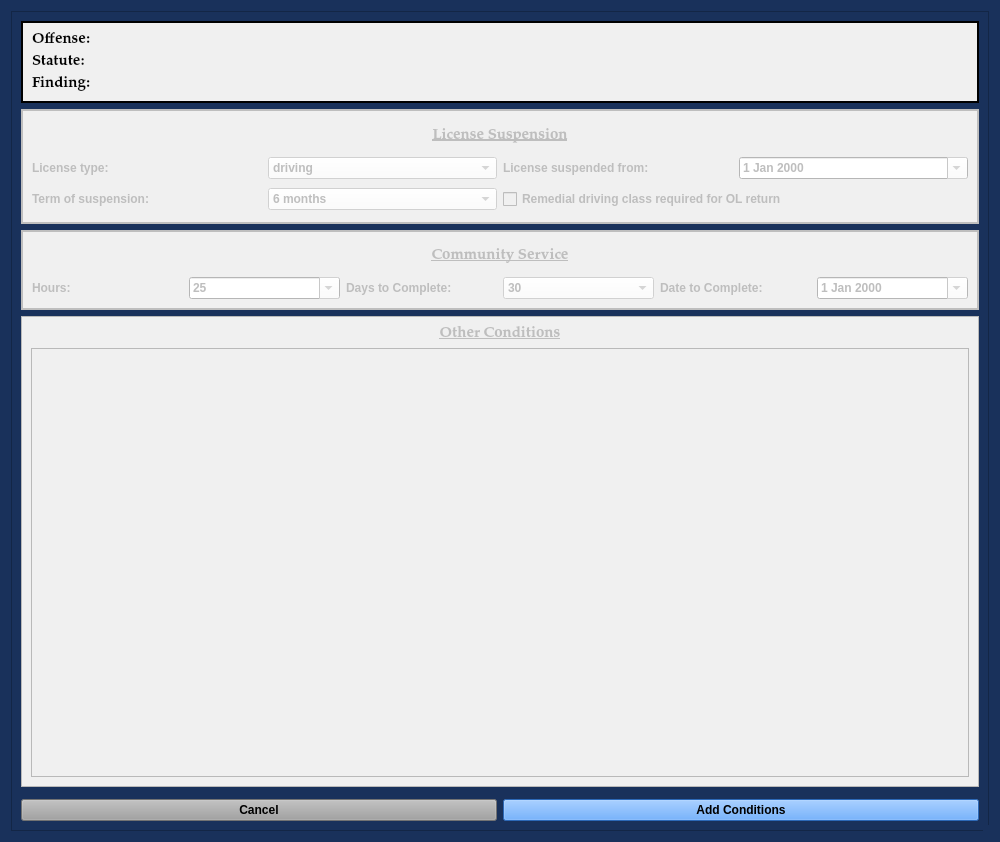
<?xml version="1.0" encoding="UTF-8"?>
<ui version="4.0">
 <class>AddConditionsDialog</class>
 <widget class="QDialog" name="AddConditionsDialog">
  <property name="windowModality">
   <enum>Qt::NonModal</enum>
  </property>
  <property name="enabled">
   <bool>true</bool>
  </property>
  <property name="geometry">
   <rect>
    <x>0</x>
    <y>0</y>
    <width>1000</width>
    <height>842</height>
   </rect>
  </property>
  <property name="sizePolicy">
   <sizepolicy hsizetype="Fixed" vsizetype="Preferred">
    <horstretch>0</horstretch>
    <verstretch>0</verstretch>
   </sizepolicy>
  </property>
  <property name="minimumSize">
   <size>
    <width>0</width>
    <height>0</height>
   </size>
  </property>
  <property name="maximumSize">
   <size>
    <width>2500</width>
    <height>3500</height>
   </size>
  </property>
  <property name="palette">
   <palette>
    <active>
     <colorrole role="Button">
      <brush brushstyle="SolidPattern">
       <color alpha="255">
        <red>25</red>
        <green>49</green>
        <blue>91</blue>
       </color>
      </brush>
     </colorrole>
     <colorrole role="Base">
      <brush brushstyle="SolidPattern">
       <color alpha="255">
        <red>25</red>
        <green>49</green>
        <blue>91</blue>
       </color>
      </brush>
     </colorrole>
     <colorrole role="Window">
      <brush brushstyle="SolidPattern">
       <color alpha="255">
        <red>25</red>
        <green>49</green>
        <blue>91</blue>
       </color>
      </brush>
     </colorrole>
    </active>
    <inactive>
     <colorrole role="Button">
      <brush brushstyle="SolidPattern">
       <color alpha="255">
        <red>25</red>
        <green>49</green>
        <blue>91</blue>
       </color>
      </brush>
     </colorrole>
     <colorrole role="Base">
      <brush brushstyle="SolidPattern">
       <color alpha="255">
        <red>25</red>
        <green>49</green>
        <blue>91</blue>
       </color>
      </brush>
     </colorrole>
     <colorrole role="Window">
      <brush brushstyle="SolidPattern">
       <color alpha="255">
        <red>25</red>
        <green>49</green>
        <blue>91</blue>
       </color>
      </brush>
     </colorrole>
    </inactive>
    <disabled>
     <colorrole role="Button">
      <brush brushstyle="SolidPattern">
       <color alpha="255">
        <red>25</red>
        <green>49</green>
        <blue>91</blue>
       </color>
      </brush>
     </colorrole>
     <colorrole role="Base">
      <brush brushstyle="SolidPattern">
       <color alpha="255">
        <red>25</red>
        <green>49</green>
        <blue>91</blue>
       </color>
      </brush>
     </colorrole>
     <colorrole role="Window">
      <brush brushstyle="SolidPattern">
       <color alpha="255">
        <red>25</red>
        <green>49</green>
        <blue>91</blue>
       </color>
      </brush>
     </colorrole>
    </disabled>
   </palette>
  </property>
  <property name="font">
   <font>
    <family>Palatino Linotype</family>
    <pointsize>11</pointsize>
    <weight>75</weight>
    <italic>false</italic>
    <bold>true</bold>
   </font>
  </property>
  <property name="windowTitle">
   <string>Additional Conditions</string>
  </property>
  <property name="toolTip">
   <string/>
  </property>
  <property name="styleSheet">
   <string notr="true">background-color: rgb(25, 49, 91);
font: 75 11pt &quot;Palatino Linotype&quot;;
font-weight: bold;</string>
  </property>
  <property name="sizeGripEnabled">
   <bool>true</bool>
  </property>
  <property name="modal">
   <bool>true</bool>
  </property>
  <layout class="QGridLayout" name="gridLayout_7">
   <item row="0" column="0">
    <widget class="QScrollArea" name="scrollArea">
     <property name="widgetResizable">
      <bool>true</bool>
     </property>
     <widget class="QWidget" name="scrollAreaWidgetContents">
      <property name="geometry">
       <rect>
        <x>0</x>
        <y>0</y>
        <width>978</width>
        <height>820</height>
       </rect>
      </property>
      <layout class="QGridLayout" name="gridLayout_5">
       <item row="1" column="0" colspan="2">
        <widget class="QFrame" name="license_suspension_frame">
         <property name="enabled">
          <bool>false</bool>
         </property>
         <property name="minimumSize">
          <size>
           <width>0</width>
           <height>115</height>
          </size>
         </property>
         <property name="styleSheet">
          <string notr="true">background-color: rgb(240, 240, 240);</string>
         </property>
         <property name="frameShape">
          <enum>QFrame::Box</enum>
         </property>
         <property name="frameShadow">
          <enum>QFrame::Plain</enum>
         </property>
         <property name="lineWidth">
          <number>2</number>
         </property>
         <layout class="QGridLayout" name="gridLayout_2" rowstretch="0,0,0">
          <property name="sizeConstraint">
           <enum>QLayout::SetDefaultConstraint</enum>
          </property>
          <item row="0" column="0" colspan="4">
           <widget class="QLabel" name="label_24">
            <property name="sizePolicy">
             <sizepolicy hsizetype="Preferred" vsizetype="Minimum">
              <horstretch>0</horstretch>
              <verstretch>0</verstretch>
             </sizepolicy>
            </property>
            <property name="maximumSize">
             <size>
              <width>16777215</width>
              <height>25</height>
             </size>
            </property>
            <property name="font">
             <font>
              <family>Palatino Linotype</family>
              <pointsize>11</pointsize>
              <weight>75</weight>
              <italic>false</italic>
              <bold>true</bold>
              <underline>true</underline>
             </font>
            </property>
            <property name="text">
             <string>License Suspension</string>
            </property>
            <property name="alignment">
             <set>Qt::AlignCenter</set>
            </property>
           </widget>
          </item>
          <item row="1" column="0">
           <widget class="QLabel" name="label_9">
            <property name="text">
             <string>License type:</string>
            </property>
           </widget>
          </item>
          <item row="1" column="1">
           <widget class="QComboBox" name="license_type_box">
            <property name="styleSheet">
             <string notr="true">background-color: rgb(255, 255, 255);</string>
            </property>
            <item>
             <property name="text">
              <string>driving</string>
             </property>
            </item>
            <item>
             <property name="text">
              <string>hunting</string>
             </property>
            </item>
            <item>
             <property name="text">
              <string>concealed carry</string>
             </property>
            </item>
           </widget>
          </item>
          <item row="1" column="2">
           <widget class="QLabel" name="label_18">
            <property name="text">
             <string>License suspended from:</string>
            </property>
           </widget>
          </item>
          <item row="1" column="3">
           <widget class="QDateEdit" name="license_suspension_date_box">
            <property name="styleSheet">
             <string notr="true">background-color: rgb(255, 255, 255);</string>
            </property>
            <property name="calendarPopup">
             <bool>true</bool>
            </property>
           </widget>
          </item>
          <item row="2" column="0">
           <widget class="QLabel" name="label_21">
            <property name="text">
             <string>Term of suspension:</string>
            </property>
           </widget>
          </item>
          <item row="2" column="1">
           <widget class="QComboBox" name="term_of_suspension_box">
            <property name="styleSheet">
             <string notr="true">background-color: rgb(255, 255, 255);</string>
            </property>
            <item>
             <property name="text">
              <string>6 months</string>
             </property>
            </item>
            <item>
             <property name="text">
              <string>12 months</string>
             </property>
            </item>
            <item>
             <property name="text">
              <string>18 months</string>
             </property>
            </item>
            <item>
             <property name="text">
              <string>24 months</string>
             </property>
            </item>
           </widget>
          </item>
          <item row="2" column="2" colspan="2">
           <widget class="QCheckBox" name="remedial_driving_class_checkBox">
            <property name="text">
             <string>Remedial driving class required for OL return</string>
            </property>
           </widget>
          </item>
         </layout>
        </widget>
       </item>
       <item row="2" column="0" colspan="2">
        <widget class="QFrame" name="community_service_frame">
         <property name="enabled">
          <bool>false</bool>
         </property>
         <property name="minimumSize">
          <size>
           <width>0</width>
           <height>80</height>
          </size>
         </property>
         <property name="maximumSize">
          <size>
           <width>16777215</width>
           <height>300</height>
          </size>
         </property>
         <property name="styleSheet">
          <string notr="true">background-color: rgb(240, 240, 240);</string>
         </property>
         <property name="frameShape">
          <enum>QFrame::Box</enum>
         </property>
         <property name="frameShadow">
          <enum>QFrame::Plain</enum>
         </property>
         <property name="lineWidth">
          <number>2</number>
         </property>
         <layout class="QGridLayout" name="gridLayout">
          <property name="sizeConstraint">
           <enum>QLayout::SetDefaultConstraint</enum>
          </property>
          <item row="0" column="0" colspan="6">
           <widget class="QLabel" name="label_26">
            <property name="font">
             <font>
              <family>Palatino Linotype</family>
              <pointsize>11</pointsize>
              <weight>75</weight>
              <italic>false</italic>
              <bold>true</bold>
              <underline>true</underline>
             </font>
            </property>
            <property name="text">
             <string>Community Service</string>
            </property>
            <property name="alignment">
             <set>Qt::AlignCenter</set>
            </property>
           </widget>
          </item>
          <item row="1" column="2">
           <widget class="QLabel" name="label">
            <property name="text">
             <string>Days to Complete:</string>
            </property>
           </widget>
          </item>
          <item row="1" column="3">
           <widget class="QComboBox" name="community_service_days_to_complete_box">
            <property name="styleSheet">
             <string notr="true">background-color: rgb(255, 255, 255);</string>
            </property>
            <item>
             <property name="text">
              <string>30</string>
             </property>
            </item>
            <item>
             <property name="text">
              <string>60</string>
             </property>
            </item>
            <item>
             <property name="text">
              <string>90</string>
             </property>
            </item>
            <item>
             <property name="text">
              <string>120</string>
             </property>
            </item>
            <item>
             <property name="text">
              <string>150</string>
             </property>
            </item>
            <item>
             <property name="text">
              <string>180</string>
             </property>
            </item>
           </widget>
          </item>
          <item row="1" column="4">
           <widget class="QLabel" name="label_22">
            <property name="text">
             <string>Date to Complete:</string>
            </property>
           </widget>
          </item>
          <item row="1" column="5">
           <widget class="QDateEdit" name="community_service_date_to_complete_box">
            <property name="styleSheet">
             <string notr="true">background-color: rgb(255, 255, 255);</string>
            </property>
            <property name="calendarPopup">
             <bool>true</bool>
            </property>
           </widget>
          </item>
          <item row="1" column="0">
           <widget class="QLabel" name="label_15">
            <property name="text">
             <string>Hours:</string>
            </property>
           </widget>
          </item>
          <item row="1" column="1">
           <widget class="QComboBox" name="community_service_hours_ordered_box">
            <property name="styleSheet">
             <string notr="true">background-color: rgb(255, 255, 255);
</string>
            </property>
            <property name="editable">
             <bool>true</bool>
            </property>
            <item>
             <property name="text">
              <string>25</string>
             </property>
            </item>
            <item>
             <property name="text">
              <string>50</string>
             </property>
            </item>
            <item>
             <property name="text">
              <string>100</string>
             </property>
            </item>
            <item>
             <property name="text">
              <string>200</string>
             </property>
            </item>
            <item>
             <property name="text">
              <string>500</string>
             </property>
            </item>
           </widget>
          </item>
         </layout>
        </widget>
       </item>
       <item row="4" column="0" colspan="2">
        <widget class="QFrame" name="filler_frame">
         <property name="frameShape">
          <enum>QFrame::StyledPanel</enum>
         </property>
         <property name="frameShadow">
          <enum>QFrame::Raised</enum>
         </property>
        </widget>
       </item>
       <item row="5" column="0">
        <widget class="QPushButton" name="cancel_Button">
         <property name="focusPolicy">
          <enum>Qt::NoFocus</enum>
         </property>
         <property name="styleSheet">
          <string notr="true">background-color: rgb(160, 160, 160);</string>
         </property>
         <property name="text">
          <string>Cancel</string>
         </property>
        </widget>
       </item>
       <item row="5" column="1">
        <widget class="QPushButton" name="add_conditions_Button">
         <property name="styleSheet">
          <string notr="true">background-color: rgb(62, 146, 255)</string>
         </property>
         <property name="text">
          <string>Add Conditions</string>
         </property>
         <property name="autoDefault">
          <bool>false</bool>
         </property>
        </widget>
       </item>
       <item row="0" column="0" colspan="2">
        <widget class="QFrame" name="case_banner_frame">
         <property name="maximumSize">
          <size>
           <width>16777215</width>
           <height>110</height>
          </size>
         </property>
         <property name="font">
          <font>
           <family>Palatino Linotype</family>
           <pointsize>11</pointsize>
           <weight>75</weight>
           <italic>false</italic>
           <bold>true</bold>
          </font>
         </property>
         <property name="styleSheet">
          <string notr="true">background-color: rgb(240, 240, 240);</string>
         </property>
         <property name="frameShape">
          <enum>QFrame::Box</enum>
         </property>
         <property name="frameShadow">
          <enum>QFrame::Plain</enum>
         </property>
         <property name="lineWidth">
          <number>2</number>
         </property>
         <layout class="QGridLayout" name="gridLayout_4">
          <item row="0" column="0">
           <layout class="QGridLayout" name="charges_gridLayout">
            <item row="0" column="0">
             <widget class="QLabel" name="offense_label_1">
              <property name="font">
               <font>
                <family>Palatino Linotype</family>
                <pointsize>11</pointsize>
                <weight>75</weight>
                <italic>false</italic>
                <bold>true</bold>
               </font>
              </property>
              <property name="text">
               <string>Offense:</string>
              </property>
              <property name="wordWrap">
               <bool>true</bool>
              </property>
             </widget>
            </item>
            <item row="2" column="0">
             <widget class="QLabel" name="label_14">
              <property name="font">
               <font>
                <family>Palatino Linotype</family>
                <pointsize>11</pointsize>
                <weight>75</weight>
                <italic>false</italic>
                <bold>true</bold>
               </font>
              </property>
              <property name="text">
               <string>Finding:</string>
              </property>
             </widget>
            </item>
            <item row="1" column="0">
             <widget class="QLabel" name="label_19">
              <property name="font">
               <font>
                <family>Palatino Linotype</family>
                <pointsize>11</pointsize>
                <weight>75</weight>
                <italic>false</italic>
                <bold>true</bold>
               </font>
              </property>
              <property name="text">
               <string>Statute:</string>
              </property>
             </widget>
            </item>
           </layout>
          </item>
         </layout>
        </widget>
       </item>
       <item row="3" column="0" colspan="2">
        <widget class="QFrame" name="other_conditions_frame">
         <property name="enabled">
          <bool>false</bool>
         </property>
         <property name="styleSheet">
          <string notr="true">background-color: rgb(240, 240, 240);</string>
         </property>
         <property name="frameShape">
          <enum>QFrame::StyledPanel</enum>
         </property>
         <property name="frameShadow">
          <enum>QFrame::Raised</enum>
         </property>
         <layout class="QGridLayout" name="gridLayout_3">
          <item row="0" column="0">
           <widget class="QLabel" name="label_28">
            <property name="font">
             <font>
              <family>Palatino Linotype</family>
              <pointsize>11</pointsize>
              <weight>75</weight>
              <italic>false</italic>
              <bold>true</bold>
              <underline>true</underline>
             </font>
            </property>
            <property name="text">
             <string>Other Conditions</string>
            </property>
            <property name="alignment">
             <set>Qt::AlignCenter</set>
            </property>
           </widget>
          </item>
          <item row="1" column="0">
           <widget class="QTextEdit" name="other_conditions_textEdit"/>
          </item>
         </layout>
        </widget>
       </item>
      </layout>
     </widget>
    </widget>
   </item>
  </layout>
 </widget>
 <resources/>
 <connections/>
 <slots>
  <slot>create_entry()</slot>
  <slot>continue_dialog()</slot>
  <slot>close_window()</slot>
  <slot>set_dialog()</slot>
  <slot>update_case_information()</slot>
  <slot>ovi_dialog()</slot>
  <slot>sentencing_dialog()</slot>
  <slot>proceed_to_sentencing()</slot>
  <slot>proceed_to_ovi()</slot>
  <slot>add_offense()</slot>
  <slot>set_statute()</slot>
  <slot>set_pay_date()</slot>
  <slot>amend_offense()</slot>
  <slot>set_offense()</slot>
  <slot>add_offense_to_view()</slot>
  <slot>delete_offense()</slot>
  <slot>delete_offense_from_view()</slot>
  <slot>add_conditions()</slot>
  <slot>set_service_date()</slot>
 </slots>
</ui>
